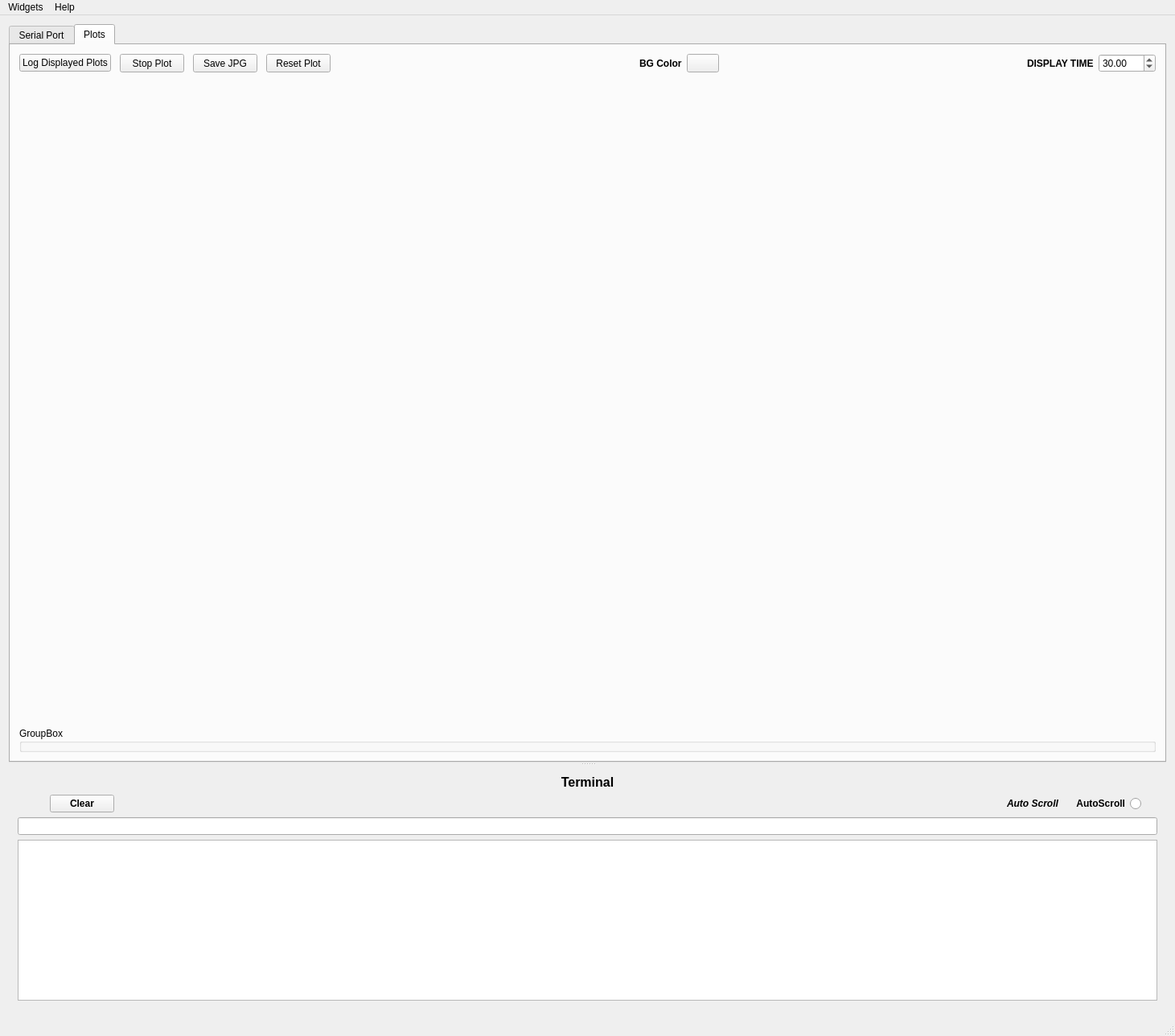
<?xml version="1.0" encoding="UTF-8"?>
<ui version="4.0">
 <class>MainWindow</class>
 <widget class="QMainWindow" name="MainWindow">
  <property name="geometry">
   <rect>
    <x>0</x>
    <y>0</y>
    <width>1461</width>
    <height>1205</height>
   </rect>
  </property>
  <property name="sizePolicy">
   <sizepolicy hsizetype="Preferred" vsizetype="MinimumExpanding">
    <horstretch>0</horstretch>
    <verstretch>0</verstretch>
   </sizepolicy>
  </property>
  <property name="windowTitle">
   <string>MainWindow</string>
  </property>
  <widget class="QWidget" name="centralWidget">
   <layout class="QVBoxLayout" name="verticalLayout_4">
    <item>
     <widget class="QSplitter" name="splitter">
      <property name="autoFillBackground">
       <bool>false</bool>
      </property>
      <property name="frameShape">
       <enum>QFrame::NoFrame</enum>
      </property>
      <property name="lineWidth">
       <number>5</number>
      </property>
      <property name="orientation">
       <enum>Qt::Vertical</enum>
      </property>
      <widget class="QTabWidget" name="tabWidget">
       <property name="currentIndex">
        <number>1</number>
       </property>
       <widget class="QWidget" name="tabPorts">
        <attribute name="title">
         <string>Serial Port</string>
        </attribute>
        <layout class="QVBoxLayout" name="verticalLayout_5">
         <item>
          <widget class="QGroupBox" name="PortControlsBox">
           <property name="title">
            <string>PORT CONTROLS</string>
           </property>
           <property name="flat">
            <bool>false</bool>
           </property>
           <property name="checkable">
            <bool>false</bool>
           </property>
           <layout class="QGridLayout" name="gridLayout">
            <item row="0" column="0">
             <layout class="QVBoxLayout" name="verticalLayout_3">
              <item>
               <layout class="QHBoxLayout" name="horizontalLayout">
                <item>
                 <widget class="QLabel" name="labelPort">
                  <property name="text">
                   <string>PORT</string>
                  </property>
                 </widget>
                </item>
                <item>
                 <widget class="QComboBox" name="comboPort">
                  <property name="sizePolicy">
                   <sizepolicy hsizetype="Fixed" vsizetype="Fixed">
                    <horstretch>0</horstretch>
                    <verstretch>0</verstretch>
                   </sizepolicy>
                  </property>
                 </widget>
                </item>
                <item>
                 <spacer name="horizontalSpacer">
                  <property name="orientation">
                   <enum>Qt::Horizontal</enum>
                  </property>
                  <property name="sizeHint" stdset="0">
                   <size>
                    <width>40</width>
                    <height>20</height>
                   </size>
                  </property>
                 </spacer>
                </item>
               </layout>
              </item>
              <item>
               <layout class="QHBoxLayout" name="horizontalLayout_2">
                <item>
                 <widget class="QLabel" name="labelBaud">
                  <property name="text">
                   <string>BAUD</string>
                  </property>
                 </widget>
                </item>
                <item>
                 <widget class="QComboBox" name="comboBaud">
                  <property name="sizePolicy">
                   <sizepolicy hsizetype="Fixed" vsizetype="Fixed">
                    <horstretch>0</horstretch>
                    <verstretch>0</verstretch>
                   </sizepolicy>
                  </property>
                  <property name="editable">
                   <bool>true</bool>
                  </property>
                 </widget>
                </item>
                <item>
                 <spacer name="horizontalSpacer_3">
                  <property name="orientation">
                   <enum>Qt::Horizontal</enum>
                  </property>
                  <property name="sizeType">
                   <enum>QSizePolicy::Minimum</enum>
                  </property>
                  <property name="sizeHint" stdset="0">
                   <size>
                    <width>40</width>
                    <height>20</height>
                   </size>
                  </property>
                 </spacer>
                </item>
                <item>
                 <widget class="QLabel" name="labelData">
                  <property name="text">
                   <string>DATA</string>
                  </property>
                 </widget>
                </item>
                <item>
                 <layout class="QHBoxLayout" name="horizontalLayout_3">
                  <item>
                   <widget class="QComboBox" name="comboData">
                    <property name="sizePolicy">
                     <sizepolicy hsizetype="Fixed" vsizetype="Fixed">
                      <horstretch>0</horstretch>
                      <verstretch>0</verstretch>
                     </sizepolicy>
                    </property>
                   </widget>
                  </item>
                 </layout>
                </item>
                <item>
                 <spacer name="horizontalSpacer_4">
                  <property name="orientation">
                   <enum>Qt::Horizontal</enum>
                  </property>
                  <property name="sizeType">
                   <enum>QSizePolicy::Minimum</enum>
                  </property>
                  <property name="sizeHint" stdset="0">
                   <size>
                    <width>40</width>
                    <height>20</height>
                   </size>
                  </property>
                 </spacer>
                </item>
                <item>
                 <widget class="QLabel" name="labelParity">
                  <property name="text">
                   <string>PARITY</string>
                  </property>
                 </widget>
                </item>
                <item>
                 <layout class="QHBoxLayout" name="horizontalLayout_4">
                  <item>
                   <widget class="QComboBox" name="comboParity">
                    <property name="sizePolicy">
                     <sizepolicy hsizetype="Fixed" vsizetype="Fixed">
                      <horstretch>0</horstretch>
                      <verstretch>0</verstretch>
                     </sizepolicy>
                    </property>
                   </widget>
                  </item>
                 </layout>
                </item>
                <item>
                 <spacer name="horizontalSpacer_5">
                  <property name="orientation">
                   <enum>Qt::Horizontal</enum>
                  </property>
                  <property name="sizeType">
                   <enum>QSizePolicy::Minimum</enum>
                  </property>
                  <property name="sizeHint" stdset="0">
                   <size>
                    <width>40</width>
                    <height>20</height>
                   </size>
                  </property>
                 </spacer>
                </item>
                <item>
                 <widget class="QLabel" name="labelStop">
                  <property name="text">
                   <string>STOP</string>
                  </property>
                 </widget>
                </item>
                <item>
                 <layout class="QHBoxLayout" name="horizontalLayout_5">
                  <item>
                   <widget class="QComboBox" name="comboStop">
                    <property name="sizePolicy">
                     <sizepolicy hsizetype="Fixed" vsizetype="Fixed">
                      <horstretch>0</horstretch>
                      <verstretch>0</verstretch>
                     </sizepolicy>
                    </property>
                   </widget>
                  </item>
                  <item>
                   <spacer name="horizontalSpacer_2">
                    <property name="orientation">
                     <enum>Qt::Horizontal</enum>
                    </property>
                    <property name="sizeHint" stdset="0">
                     <size>
                      <width>40</width>
                      <height>20</height>
                     </size>
                    </property>
                   </spacer>
                  </item>
                 </layout>
                </item>
               </layout>
              </item>
              <item>
               <widget class="QPushButton" name="connectButton">
                <property name="minimumSize">
                 <size>
                  <width>0</width>
                  <height>0</height>
                 </size>
                </property>
                <property name="maximumSize">
                 <size>
                  <width>16777215</width>
                  <height>16777215</height>
                 </size>
                </property>
                <property name="text">
                 <string>Connect</string>
                </property>
               </widget>
              </item>
             </layout>
            </item>
            <item row="1" column="0">
             <spacer name="verticalSpacer">
              <property name="orientation">
               <enum>Qt::Vertical</enum>
              </property>
              <property name="sizeHint" stdset="0">
               <size>
                <width>20</width>
                <height>40</height>
               </size>
              </property>
             </spacer>
            </item>
           </layout>
          </widget>
         </item>
        </layout>
       </widget>
       <widget class="QWidget" name="tabPlots">
        <property name="enabled">
         <bool>true</bool>
        </property>
        <property name="sizePolicy">
         <sizepolicy hsizetype="Expanding" vsizetype="Expanding">
          <horstretch>0</horstretch>
          <verstretch>0</verstretch>
         </sizepolicy>
        </property>
        <attribute name="title">
         <string>Plots</string>
        </attribute>
        <layout class="QVBoxLayout" name="verticalLayout_2">
         <item>
          <layout class="QHBoxLayout" name="horizontalLayout_6">
           <item>
            <widget class="QPushButton" name="logPlotButton">
             <property name="text">
              <string>Log Displayed Plots</string>
             </property>
            </widget>
           </item>
           <item>
            <spacer name="horizontalSpacer_10">
             <property name="orientation">
              <enum>Qt::Horizontal</enum>
             </property>
             <property name="sizeType">
              <enum>QSizePolicy::Minimum</enum>
             </property>
             <property name="sizeHint" stdset="0">
              <size>
               <width>5</width>
               <height>20</height>
              </size>
             </property>
            </spacer>
           </item>
           <item>
            <widget class="QPushButton" name="stopPlotButton">
             <property name="sizePolicy">
              <sizepolicy hsizetype="Minimum" vsizetype="Minimum">
               <horstretch>0</horstretch>
               <verstretch>0</verstretch>
              </sizepolicy>
             </property>
             <property name="minimumSize">
              <size>
               <width>0</width>
               <height>0</height>
              </size>
             </property>
             <property name="maximumSize">
              <size>
               <width>16777215</width>
               <height>16777215</height>
              </size>
             </property>
             <property name="text">
              <string>Stop Plot</string>
             </property>
            </widget>
           </item>
           <item>
            <spacer name="horizontalSpacer_11">
             <property name="orientation">
              <enum>Qt::Horizontal</enum>
             </property>
             <property name="sizeType">
              <enum>QSizePolicy::Minimum</enum>
             </property>
             <property name="sizeHint" stdset="0">
              <size>
               <width>5</width>
               <height>20</height>
              </size>
             </property>
            </spacer>
           </item>
           <item>
            <widget class="QPushButton" name="saveJPGButton">
             <property name="sizePolicy">
              <sizepolicy hsizetype="Minimum" vsizetype="Minimum">
               <horstretch>0</horstretch>
               <verstretch>0</verstretch>
              </sizepolicy>
             </property>
             <property name="text">
              <string>Save JPG</string>
             </property>
            </widget>
           </item>
           <item>
            <spacer name="horizontalSpacer_12">
             <property name="orientation">
              <enum>Qt::Horizontal</enum>
             </property>
             <property name="sizeType">
              <enum>QSizePolicy::Minimum</enum>
             </property>
             <property name="sizeHint" stdset="0">
              <size>
               <width>5</width>
               <height>20</height>
              </size>
             </property>
            </spacer>
           </item>
           <item>
            <widget class="QPushButton" name="resetPlotButton">
             <property name="sizePolicy">
              <sizepolicy hsizetype="Minimum" vsizetype="Minimum">
               <horstretch>0</horstretch>
               <verstretch>0</verstretch>
              </sizepolicy>
             </property>
             <property name="text">
              <string>Reset Plot</string>
             </property>
            </widget>
           </item>
           <item>
            <spacer name="horizontalSpacer_13">
             <property name="orientation">
              <enum>Qt::Horizontal</enum>
             </property>
             <property name="sizeType">
              <enum>QSizePolicy::Expanding</enum>
             </property>
             <property name="sizeHint" stdset="0">
              <size>
               <width>10</width>
               <height>20</height>
              </size>
             </property>
            </spacer>
           </item>
           <item>
            <widget class="QLabel" name="label_4">
             <property name="sizePolicy">
              <sizepolicy hsizetype="Preferred" vsizetype="Minimum">
               <horstretch>0</horstretch>
               <verstretch>0</verstretch>
              </sizepolicy>
             </property>
             <property name="font">
              <font>
               <weight>75</weight>
               <bold>true</bold>
              </font>
             </property>
             <property name="text">
              <string>BG Color</string>
             </property>
            </widget>
           </item>
           <item>
            <widget class="QPushButton" name="bgColorButton">
             <property name="sizePolicy">
              <sizepolicy hsizetype="Minimum" vsizetype="Minimum">
               <horstretch>0</horstretch>
               <verstretch>0</verstretch>
              </sizepolicy>
             </property>
             <property name="text">
              <string/>
             </property>
            </widget>
           </item>
           <item>
            <spacer name="horizontalSpacer_15">
             <property name="orientation">
              <enum>Qt::Horizontal</enum>
             </property>
             <property name="sizeType">
              <enum>QSizePolicy::Expanding</enum>
             </property>
             <property name="sizeHint" stdset="0">
              <size>
               <width>10</width>
               <height>20</height>
              </size>
             </property>
            </spacer>
           </item>
           <item>
            <widget class="QLabel" name="displayTime">
             <property name="sizePolicy">
              <sizepolicy hsizetype="Preferred" vsizetype="Minimum">
               <horstretch>0</horstretch>
               <verstretch>0</verstretch>
              </sizepolicy>
             </property>
             <property name="font">
              <font>
               <weight>75</weight>
               <bold>true</bold>
              </font>
             </property>
             <property name="text">
              <string>DISPLAY TIME</string>
             </property>
            </widget>
           </item>
           <item>
            <widget class="QDoubleSpinBox" name="spinDisplayTime">
             <property name="sizePolicy">
              <sizepolicy hsizetype="Minimum" vsizetype="Minimum">
               <horstretch>0</horstretch>
               <verstretch>0</verstretch>
              </sizepolicy>
             </property>
             <property name="minimum">
              <double>0.000000000000000</double>
             </property>
             <property name="maximum">
              <double>1000.000000000000000</double>
             </property>
             <property name="singleStep">
              <double>0.100000000000000</double>
             </property>
             <property name="value">
              <double>30.000000000000000</double>
             </property>
            </widget>
           </item>
          </layout>
         </item>
         <item>
          <widget class="QCustomPlot" name="plot" native="true">
           <property name="sizePolicy">
            <sizepolicy hsizetype="Expanding" vsizetype="Expanding">
             <horstretch>0</horstretch>
             <verstretch>0</verstretch>
            </sizepolicy>
           </property>
           <property name="minimumSize">
            <size>
             <width>1000</width>
             <height>800</height>
            </size>
           </property>
          </widget>
         </item>
         <item>
          <layout class="QHBoxLayout" name="horizontalLayout_8">
           <item>
            <widget class="QGroupBox" name="groupBoxPlotSelection">
             <property name="title">
              <string>GroupBox</string>
             </property>
            </widget>
           </item>
          </layout>
         </item>
        </layout>
       </widget>
      </widget>
      <widget class="QWidget" name="layoutWidget">
       <layout class="QVBoxLayout" name="verticalLayout">
        <item>
         <widget class="QLabel" name="label_3">
          <property name="font">
           <font>
            <pointsize>12</pointsize>
            <weight>75</weight>
            <bold>true</bold>
           </font>
          </property>
          <property name="text">
           <string>Terminal</string>
          </property>
          <property name="textFormat">
           <enum>Qt::PlainText</enum>
          </property>
          <property name="alignment">
           <set>Qt::AlignCenter</set>
          </property>
         </widget>
        </item>
        <item>
         <layout class="QHBoxLayout" name="horizontalLayout_7">
          <item>
           <spacer name="horizontalSpacer_7">
            <property name="orientation">
             <enum>Qt::Horizontal</enum>
            </property>
            <property name="sizeType">
             <enum>QSizePolicy::Minimum</enum>
            </property>
            <property name="sizeHint" stdset="0">
             <size>
              <width>40</width>
              <height>20</height>
             </size>
            </property>
           </spacer>
          </item>
          <item>
           <widget class="QPushButton" name="clearTermButton">
            <property name="sizePolicy">
             <sizepolicy hsizetype="Preferred" vsizetype="Fixed">
              <horstretch>0</horstretch>
              <verstretch>0</verstretch>
             </sizepolicy>
            </property>
            <property name="font">
             <font>
              <weight>75</weight>
              <bold>true</bold>
             </font>
            </property>
            <property name="text">
             <string>Clear</string>
            </property>
           </widget>
          </item>
          <item>
           <spacer name="horizontalSpacer_9">
            <property name="orientation">
             <enum>Qt::Horizontal</enum>
            </property>
            <property name="sizeType">
             <enum>QSizePolicy::Expanding</enum>
            </property>
            <property name="sizeHint" stdset="0">
             <size>
              <width>40</width>
              <height>20</height>
             </size>
            </property>
           </spacer>
          </item>
          <item>
           <widget class="QLabel" name="autoScrollLabel">
            <property name="font">
             <font>
              <weight>75</weight>
              <italic>true</italic>
              <bold>true</bold>
             </font>
            </property>
            <property name="text">
             <string>Auto Scroll</string>
            </property>
           </widget>
          </item>
          <item>
           <spacer name="horizontalSpacer_6">
            <property name="orientation">
             <enum>Qt::Horizontal</enum>
            </property>
            <property name="sizeType">
             <enum>QSizePolicy::Minimum</enum>
            </property>
            <property name="sizeHint" stdset="0">
             <size>
              <width>10</width>
              <height>20</height>
             </size>
            </property>
           </spacer>
          </item>
          <item>
           <widget class="QRadioButton" name="scrollButton">
            <property name="font">
             <font>
              <weight>75</weight>
              <bold>true</bold>
             </font>
            </property>
            <property name="layoutDirection">
             <enum>Qt::RightToLeft</enum>
            </property>
            <property name="text">
             <string>AutoScroll</string>
            </property>
            <property name="checked">
             <bool>false</bool>
            </property>
           </widget>
          </item>
          <item>
           <spacer name="horizontalSpacer_8">
            <property name="orientation">
             <enum>Qt::Horizontal</enum>
            </property>
            <property name="sizeType">
             <enum>QSizePolicy::Minimum</enum>
            </property>
            <property name="sizeHint" stdset="0">
             <size>
              <width>20</width>
              <height>20</height>
             </size>
            </property>
           </spacer>
          </item>
         </layout>
        </item>
        <item>
         <widget class="QLineEdit" name="sendLine"/>
        </item>
        <item>
         <widget class="QPlainTextEdit" name="receiveTerminal">
          <property name="minimumSize">
           <size>
            <width>0</width>
            <height>200</height>
           </size>
          </property>
          <property name="readOnly">
           <bool>true</bool>
          </property>
         </widget>
        </item>
       </layout>
      </widget>
     </widget>
    </item>
   </layout>
  </widget>
  <widget class="QStatusBar" name="statusBar"/>
  <widget class="QMenuBar" name="menuBar">
   <property name="geometry">
    <rect>
     <x>0</x>
     <y>0</y>
     <width>1461</width>
     <height>20</height>
    </rect>
   </property>
   <widget class="QMenu" name="menuHelo">
    <property name="title">
     <string>Help</string>
    </property>
    <addaction name="actionHow_to_use"/>
   </widget>
   <widget class="QMenu" name="menuWidgets">
    <property name="title">
     <string>Widgets</string>
    </property>
    <addaction name="actionShowWidgets"/>
   </widget>
   <addaction name="menuWidgets"/>
   <addaction name="menuHelo"/>
  </widget>
  <action name="actionHow_to_use">
   <property name="text">
    <string>How to use </string>
   </property>
  </action>
  <action name="actionShowWidgets">
   <property name="text">
    <string>Show Hide Widgets</string>
   </property>
  </action>
 </widget>
 <layoutdefault spacing="6" margin="11"/>
 <customwidgets>
  <customwidget>
   <class>QCustomPlot</class>
   <extends>QWidget</extends>
   <header location="global">qcustomplot.h</header>
   <container>1</container>
  </customwidget>
 </customwidgets>
 <resources/>
 <connections/>
</ui>
